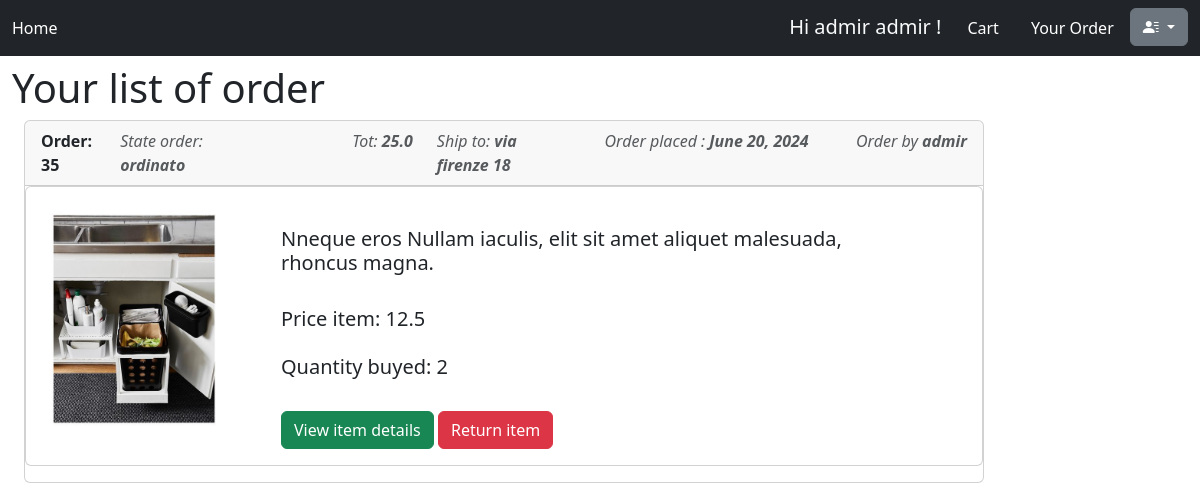
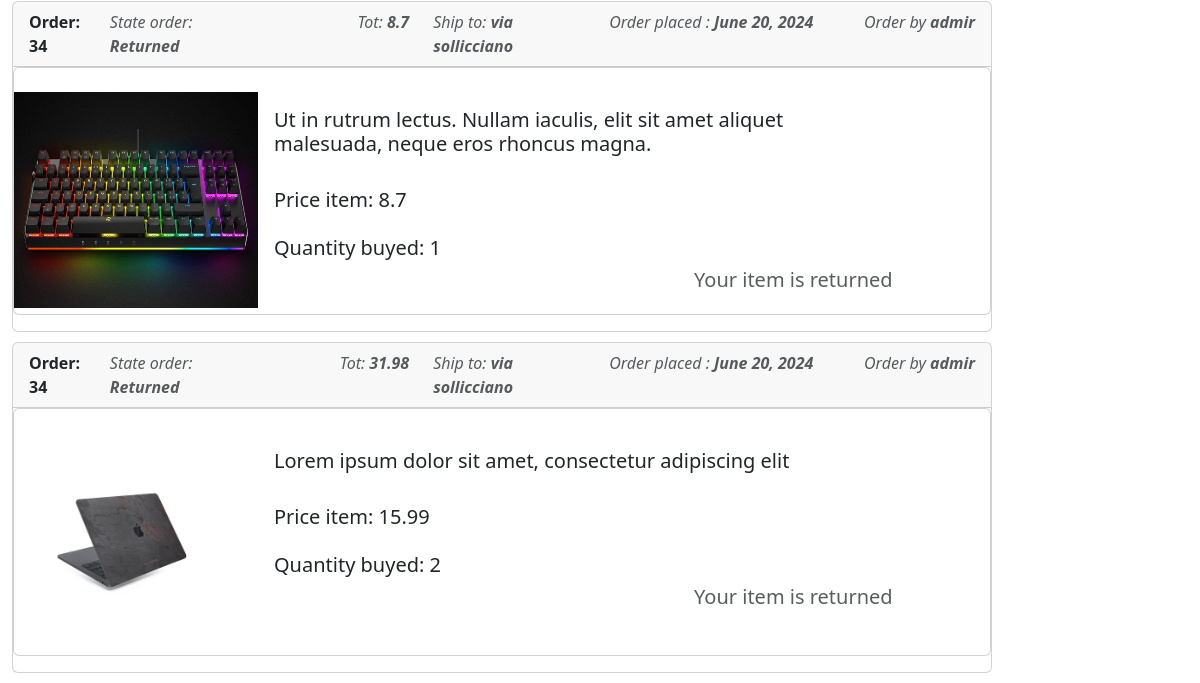
Before: /order/ (signed in) with the older database file (2 pictures, top to bottom).
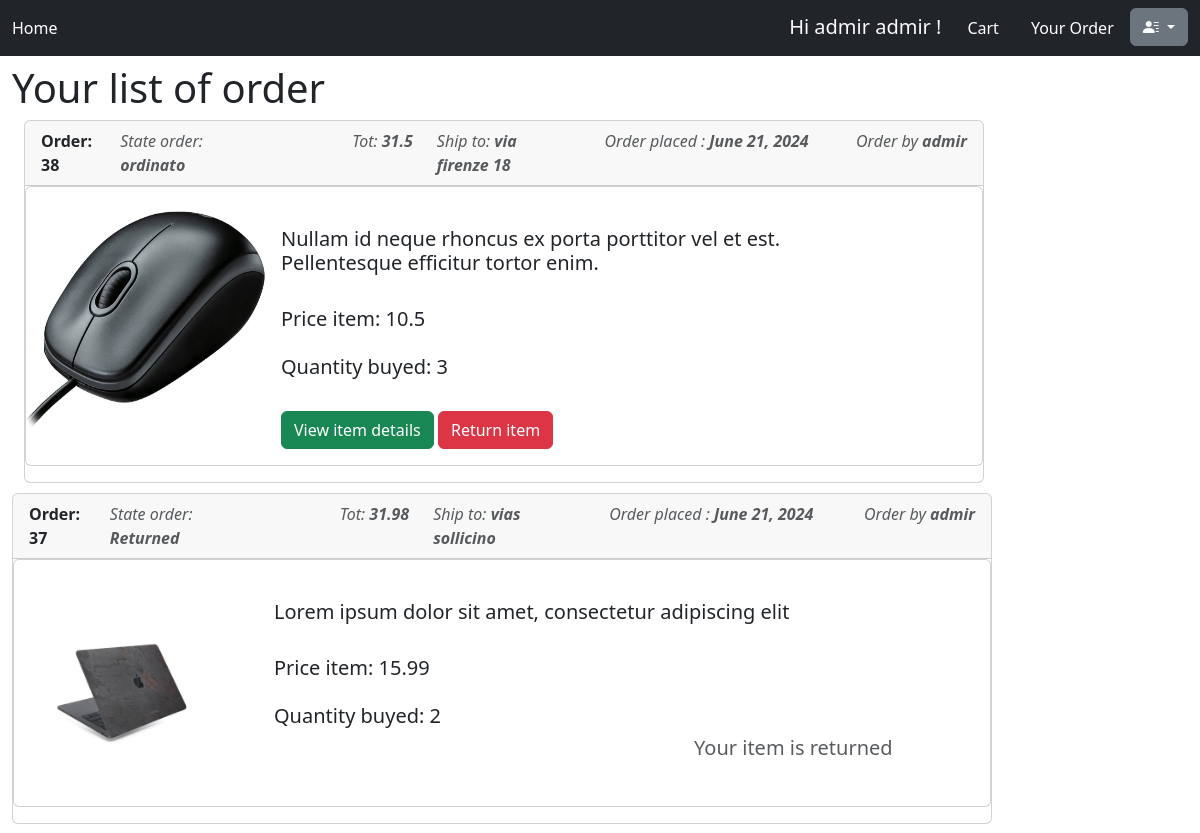
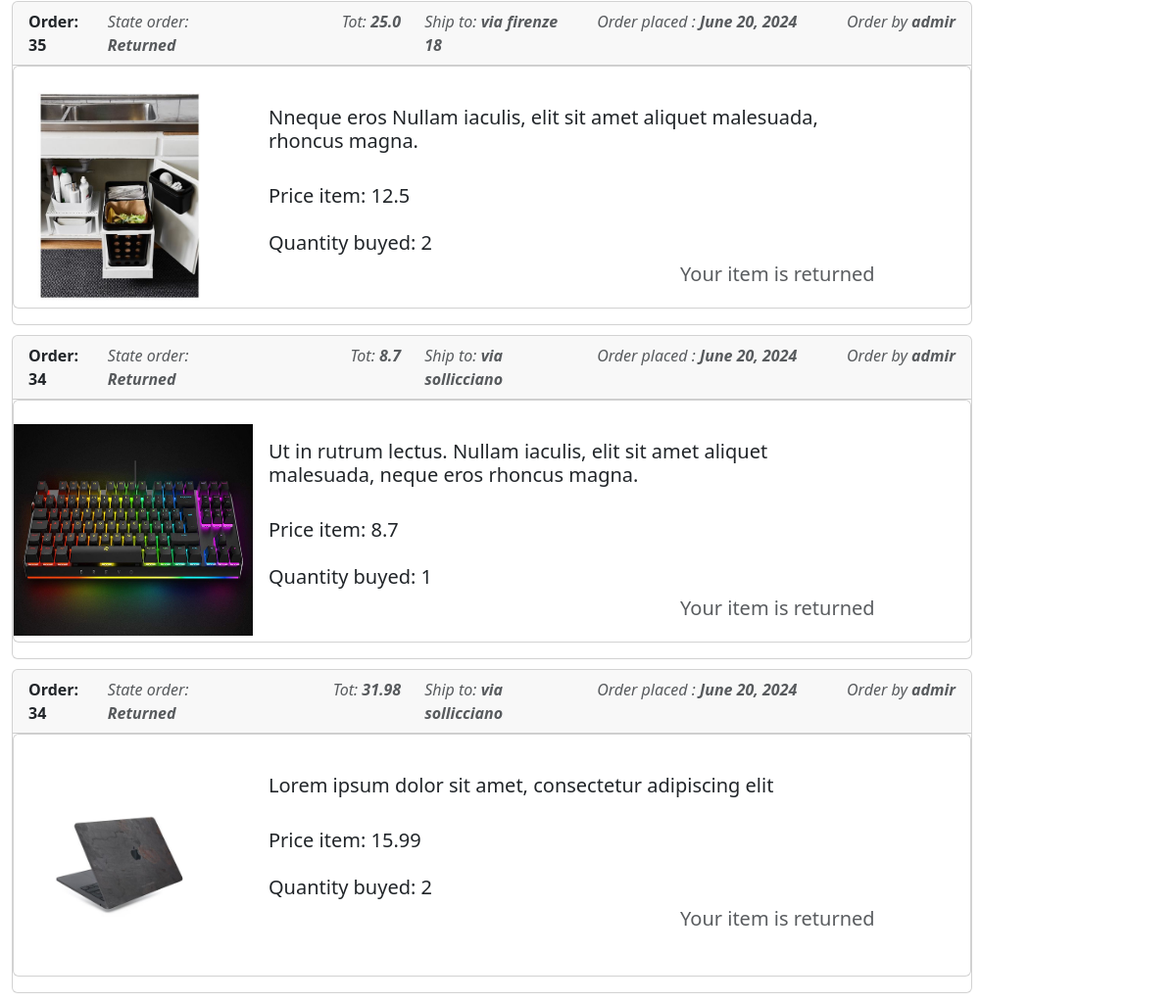
After: the same page with the newer database file (2 pictures, top to bottom).
### order/models.py (models this page shows, shortened)
class OrderItem(models.Model):
    item=models.ForeignKey(Item,on_delete=models.CASCADE,null=True)
    order=models.ForeignKey(Order,on_delete=models.CASCADE,null=True)
    quantity=models.CharField(max_length=200,blank=True,default=0)
    stateItem=models.BooleanField(default=True)
    payQuantity=models.FloatField(default=0,db_index=True,blank=True)

class Order(models.Model):
    date=models.DateField(default=datetime.date.today())
    phoneNumber=models.CharField(max_length=200, db_index=True, blank=True)
    addressOrder=models.CharField(max_length=200, db_index=True, blank=True)
    userOrder=models.ForeignKey(User,on_delete=models.CASCADE,null=True)
    noteOrder=models.CharField(max_length=200, db_index=True, blank=True)
    totpay=models.FloatField(db_index=True, blank=True,default=0)
    stateOrder=models.BooleanField(default=True)

### shopOnline/models.py (models this page shows)
class Item(models.Model):
    name = models.CharField(max_length=1200, db_index=True)
    image = models.ImageField(null=True, upload_to='images/', blank=True)
    price = models.FloatField(default=0)
    description = models.CharField(blank=True, max_length=10000, db_index=True)
    categories=models.ForeignKey(Categories,on_delete=models.CASCADE,default=None)

### order/views.py (the view)
# urls.py: path('',login_required(listOrder.as_view()),name='detail_orders'),
class listOrder(ListView):
    model = Item
    template_name = "order.html"
    def get_context_data(self, **kwargs):
        context = super().get_context_data(**kwargs)
        queryOrder = OrderItem.objects.order_by('-order_id').select_related('order').filter(order__userOrder_id=self.request.user.pk)
        context['order']=queryOrder
        return context

### cart/context_processor.py (called while the page is built)
def cart(request):
    return {'cart':Cart(request)}

### order/templates/order.html
{% extends 'base.html'%} }
{% load static %}
{% block content %}
    <h1>Your list of order</h1>
        {% for order_info in order %}
    <div class="container-fluid" style="display: flex;margin-bottom: 10px">
        <div class="col-10">
                <div class="card">
                    <div class="card-header">
                        <div class="row d-flex">
                            <div class="col-1">
                                    <span class="fw-bold">Order: {{order_info.order.pk}}</span>
                            </div>
                            {% if order_info.stateItem == True %}
                            <div class="col-2">
                                <em class="text-muted float-end">State order: <b> ordinato</b></em>
                            </div>
                            {% else %}
                             <div class="col-2">
                                <em class="text-muted float-end">State order: <b>Returned </b></em>
                             </div>
                            {% endif %}
                        <div class="col-2">
                                <em class="text-muted float-end">Tot: <b>{{ order_info.payQuantity }}</b></em>
                            </div>
                         <div class="col-2">
                                <em class="text-muted float-end">Ship to: <b>{{ order_info.order.addressOrder }}</b></em>
                            </div> <div class="col-3">
                                <em class="text-muted float-end">Order placed : <b>{{ order_info.order.date }}</b></em>
                            </div>
                            <div class="col">
                                <em class="text-muted float-end">Order by <b>{{ order_info.order.userOrder.username }}</b></em>
                            </div>
                        </div>
                    </div>
                  <div class="card mb-3">
                    <div class="row g-0">
                      <div class="col-3" >
                            <a href="{% url 'detail_item' order_info.item.pk %}" class="d-inline-flex link-dark text-decoration-none mt-4">
                              <img src={{ MEDIA_URL }}{{ order_info.item.image }} class="img-fluid" style="height: 18vw">
                            </a>
                      </div>
                            <div class="col-md-8">
                              <div class="card-body">
                               <a href="{% url 'detail_item' order_info.item.pk %}" class="d-inline-flex link-dark text-decoration-none mt-4">
                                <h5 class="card-title">{{ order_info.item.name }}</h5>
                                </a>
                                <h5 class="card-text mt-4 ">Price item: {{ order_info.item.price }}</h5>
                                <h5 class="card-text mt-4 ">Quantity buyed: {{ order_info.quantity }}</h5>
                                 {% if order_info.stateItem == True %}
                                  <a href="{% url 'detail_item' order_info.item.pk %}" class="d-inline-flex link-dark text-decoration-none mt-4">
                                    <button class="btn btn-success">View item details</button>
                                  </a>
                                  <a href="{% url 'orderitem_delete' order_info.pk %}" class="d-inline-flex link-dark text-decoration-none mt-4">
                                    <button class="btn btn-danger">Return item</button>
                                  </a>
                                    {% else %}
                                     <h5 class="text-muted float-end">Your item is returned</h5>
                                  {% endif %}
                              </div>
                            </div>
                    </div>
                  </div>
                </div>
                </div>
            </div>
        </div>
            {% endfor %}
{% endblock %}

### templates/base.html (shortened to what this page needs)
{% load static %}
<!DOCTYPE html>
<html class="no-js" lang="pt-br">
<head>
  <link href="https://cdn.jsdelivr.net/npm/bootstrap@5.3.3/dist/css/bootstrap.min.css"
          rel="stylesheet">
    <link rel="stylesheet" href="https://cdn.jsdelivr.net/npm/bootstrap-icons@1.11.3/font/bootstrap-icons.min.css">
</head>
<body>
<div style="position:fixed ;z-index: 20; width: 100% ;top: 0" >
<nav class="navbar navbar-expanded-lg navbar-dark bg-dark mb-5">
    <div class="container-fluid">
        <div class="">
            <ul class="navbar-nav" >
                <li class="nav-item">
          <a class="nav-link active"  href="{% url 'shop' %}">Home</a>
        </li>
            </ul>
        </div>
         <div>
            <ul class="nav link-light" style="color: white">
                {% if user.is_authenticated %}
                    <li class="nav-item">
                    <h5 style="padding-top: 7px;margin-right: 10px" >Hi {{ user.first_name }} {{ user.last_name }} !
                    </h5>
                </li>
                    <li class="nav-item">
                    <a class="nav-link" style="color: white" href="{% url 'cart_detail' %}">Cart
                    </a>
                </li>
                     <li class="nav-item">
                    <a class="nav-link " style="color: white" href="{% url 'detail_orders' %}">Your Order
                    </a>
                </li>
                    <li>
                   <div class="btn-group">
                      <button type="button" class="btn btn-secondary dropdown-toggle" data-bs-toggle="dropdown" aria-expanded="false">
                         <span><i class="bi bi-person-lines-fill"></i></span>
                      </button>
                    </div>
                    </li>
                 {% endif %}
            </ul>
        </div>
    </div>
</nav>
</div>
    <div class="container-fluid mt-5 pt-3">
        {% block content %}
        {% endblock %}
</body>
</html>

Changed rows visible on the page:
added OrderItem: order.pk "38", shows "State order:", stateItem "ordinato", payQuantity "31.5", order.addressOrder "via firenze 18", order "June 21, 2024", order.userOrder.username "admir", item.image (picture), item.name "Nullam id neque rhoncus ex porta porttitor vel et est. Pellentesque efficitur tortor enim.", item.price "10.5", quantity "3"
added OrderItem: order.pk "37", shows "State order:", stateItem "Returned", payQuantity "31.98", order.addressOrder "vias sollicino", order "June 21, 2024", order.userOrder.username "admir", item.image (picture), item.name "Lorem ipsum dolor sit amet, consectetur adipiscing elit", item.price "15.99", quantity "2"
changed OrderItem "Nneque eros Nullam iaculis, elit sit amet aliquet malesuada, rhoncus magna.": stateItem "ordinato View item details Return item" → "Returned Your item is returned"
